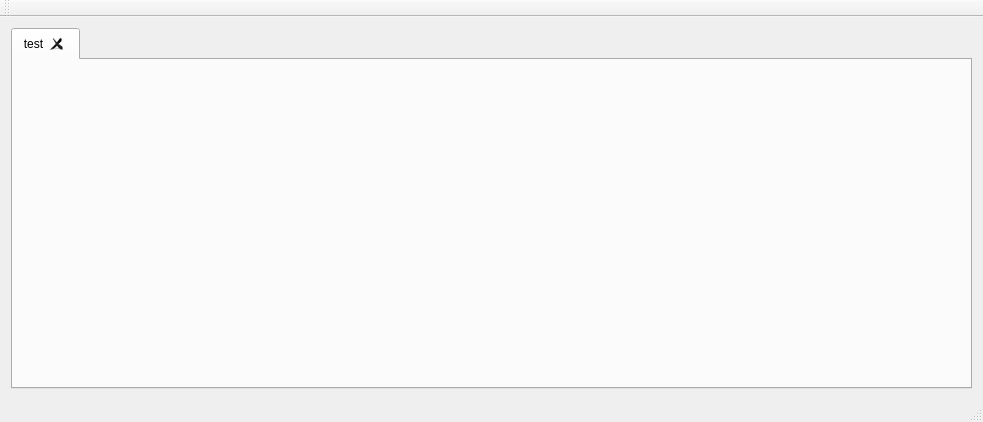
<?xml version="1.0" encoding="UTF-8"?>
<ui version="4.0">
 <class>LogViewerClass</class>
 <widget class="QMainWindow" name="LogViewerClass">
  <property name="geometry">
   <rect>
    <x>0</x>
    <y>0</y>
    <width>983</width>
    <height>422</height>
   </rect>
  </property>
  <property name="windowTitle">
   <string>LogViewer</string>
  </property>
  <widget class="QWidget" name="centralWidget">
   <layout class="QVBoxLayout" name="verticalLayout">
    <item>
     <widget class="QTabWidget" name="tabWidget">
      <property name="tabsClosable">
       <bool>true</bool>
      </property>
      <property name="movable">
       <bool>true</bool>
      </property>
      <property name="tabBarAutoHide">
       <bool>false</bool>
      </property>
      <widget class="LogTabWidget" name="tab">
       <attribute name="title">
        <string>test</string>
       </attribute>
      </widget>
     </widget>
    </item>
   </layout>
  </widget>
  <widget class="QMenuBar" name="menuBar">
   <property name="geometry">
    <rect>
     <x>0</x>
     <y>0</y>
     <width>983</width>
     <height>21</height>
    </rect>
   </property>
  </widget>
  <widget class="QToolBar" name="mainToolBar">
   <attribute name="toolBarArea">
    <enum>TopToolBarArea</enum>
   </attribute>
   <attribute name="toolBarBreak">
    <bool>false</bool>
   </attribute>
  </widget>
  <widget class="QStatusBar" name="statusBar"/>
 </widget>
 <layoutdefault spacing="6" margin="11"/>
 <customwidgets>
  <customwidget>
   <class>LogTabWidget</class>
   <extends>QWidget</extends>
   <header>LogTabWidget.h</header>
   <container>1</container>
  </customwidget>
 </customwidgets>
 <resources>
  <include location="logviewer.qrc"/>
 </resources>
 <connections/>
</ui>
